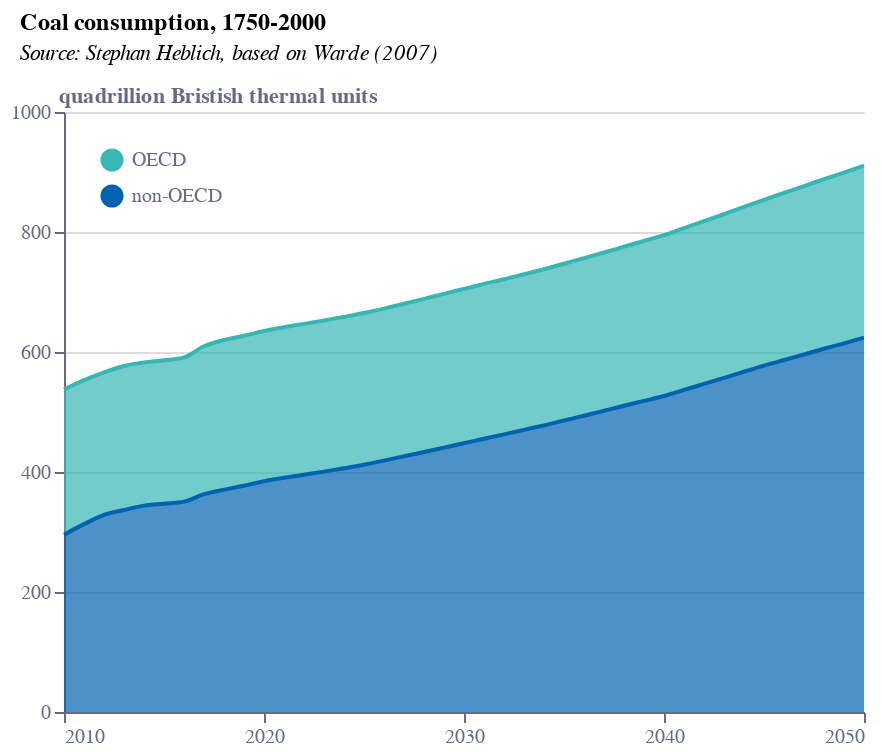

Notebook code for this chart:
### Code cell
base = alt.Chart(f1).encode(
    x=alt.X(
        "year:Q",
        axis=alt.Axis(
            grid=False,
            titleAlign="center",
            titleAnchor="middle",
            title="",
            labelColor=colors["eco-gray"],
            titleColor=colors["eco-gray"],
            tickColor=colors["eco-gray"],
            domainColor=colors["eco-gray"],
            tickCount=5,
            orient="bottom",
            labelAngle=0,
            format=".0f",
            # zindex=1,
            # offset=-43
        ),
    )
)
area = base.mark_area(
    interpolate="monotone",
    fillOpacity=0.7,
    line={"color": colors["eco-dark-blue"]},
    color=alt.Gradient(
        gradient="linear",
        stops=[
            alt.GradientStop(color="white", offset=0),
            alt.GradientStop(color=colors["eco-dark-blue"], offset=0.7),
        ],
        x1=0.8,
        x2=0,
        y1=0.8,
        y2=0,
    ),
).encode(
    y=alt.Y(
        "value:Q",
        stack=True,
        axis=alt.Axis(
            grid=True,
            title="quadrillion Bristish thermal units",
            titleAnchor="start",
            labelColor=colors["eco-gray"],
            titleColor=colors["eco-gray"],
            tickColor=colors["eco-gray"],
            domainColor=colors["eco-gray"],
            titleX=-3,
            titleY=-3,
            titleBaseline="bottom",
            titleAngle=0,
            titleAlign="left",
            tickCount=4,
            format=".0f",
        ),
    ),
    color=alt.Color(
        "oecd:N",
        legend=alt.Legend(title=None,orient='top-left',labelColor=colors["eco-gray"]),
        scale=alt.Scale(range=[colors["eco-turquiose"], colors["eco-mid-blue"]]),
    ),
)
title = alt.TitleParams(
    "Coal consumption, 1750-2000",
    subtitle=["Source: Stephan Heblich, based on Warde (2007)"],
    anchor="start",
    align="left",
    dx=5,
    dy=-5,
    fontSize=12,
    subtitleFontSize=11,
    subtitleFontStyle="italic",
)
layer1 = (
    ((area).properties(height=300, width=400))
    .configure_view(stroke=None)
    .properties(title=title)
)
layer1.save("visualisation/" + f + ".json")
layer1.save("visualisation/" + f + ".png")
open("README.md", "w").write(readme)
layer1

### Figure 1 — Vega-Lite specification as saved in the notebook (floating-point values rounded to 4 significant figures)
{"config": {"view": {"continuousWidth": 400, "continuousHeight": 300, "stroke": null}}, "data": {"name": "data-022ac4c3f41c55545df16408e51c9589"}, "mark": {"type": "area", "color": {"gradient": "linear", "stops": [{"color": "white", "offset": 0}, {"color": "#122B39", "offset": 0.7}], "x1": 0.8, "x2": 0, "y1": 0.8, "y2": 0}, "fillOpacity": 0.7, "interpolate": "monotone", "line": {"color": "#122B39"}}, "encoding": {"color": {"type": "nominal", "field": "oecd", "legend": {"labelColor": "#676A86", "orient": "top-left", "title": null}, "scale": {"range": ["#36B7B4", "#0063AF"]}}, "x": {"type": "quantitative", "axis": {"domainColor": "#676A86", "format": ".0f", "grid": false, "labelAngle": 0, "labelColor": "#676A86", "orient": "bottom", "tickColor": "#676A86", "tickCount": 5, "title": "", "titleAlign": "center", "titleAnchor": "middle", "titleColor": "#676A86"}, "field": "year"}, "y": {"type": "quantitative", "axis": {"domainColor": "#676A86", "format": ".0f", "grid": true, "labelColor": "#676A86", "tickColor": "#676A86", "tickCount": 4, "title": "quadrillion Bristish thermal units", "titleAlign": "left", "titleAnchor": "start", "titleAngle": 0, "titleBaseline": "bottom", "titleColor": "#676A86", "titleX": -3, "titleY": -3}, "field": "value", "stack": true}}, "height": 300, "title": {"text": "Coal consumption, 1750-2000", "align": "left", "anchor": "start", "dx": 5, "dy": -5, "fontSize": 12, "subtitle": ["Source: Stephan Heblich, based on Warde (2007)"], "subtitleFontSize": 11, "subtitleFontStyle": "italic"}, "width": 400, "$schema": "https://vega.github.io/schema/vega-lite/v4.8.1.json", "datasets": {"data-022ac4c3f41c55545df16408e51c9589": [{"year": 2050, "oecd": "OECD", "value": 286.8}, {"year": 2050, "oecd": "non-OECD", "value": 623.9}, {"year": 2049, "oecd": "OECD", "value": 284.6}, {"year": 2049, "oecd": "non-OECD", "value": 614.4}, {"year": 2048, "oecd": "OECD", "value": 282.6}, {"year": 2048, "oecd": "non-OECD", "value": 605.4}, {"year": 2047, "oecd": "OECD", "value": 280.6}, {"year": 2047, "oecd": "non-OECD", "value": 595.8}, {"year": 2046, "oecd": "OECD", "value": 278.5}, {"year": 2046, "oecd": "non-OECD", "value": 586.6}, {"year": 2045, "oecd": "OECD", "value": 276.5}, {"year": 2045, "oecd": "non-OECD", "value": 577.2}, {"year": 2044, "oecd": "OECD", "value": 274.6}, {"year": 2044, "oecd": "non-OECD", "value": 567.1}, {"year": 2043, "oecd": "OECD", "value": 273.0}, {"year": 2043, "oecd": "non-OECD", "value": 556.9}, {"year": 2042, "oecd": "OECD", "value": 271.4}, {"year": 2042, "oecd": "non-OECD", "value": 546.8}, {"year": 2041, "oecd": "OECD", "value": 269.7}, {"year": 2041, "oecd": "non-OECD", "value": 536.9}, {"year": 2040, "oecd": "OECD", "value": 268.2}, {"year": 2040, "oecd": "non-OECD", "value": 526.7}, {"year": 2039, "oecd": "OECD", "value": 266.6}, {"year": 2039, "oecd": "non-OECD", "value": 518.5}, {"year": 2038, "oecd": "OECD", "value": 265.1}, {"year": 2038, "oecd": "non-OECD", "value": 510.4}, {"year": 2037, "oecd": "OECD", "value": 263.8}, {"year": 2037, "oecd": "non-OECD", "value": 502.0}, {"year": 2036, "oecd": "OECD", "value": 262.6}, {"year": 2036, "oecd": "non-OECD", "value": 493.7}, {"year": 2035, "oecd": "OECD", "value": 261.4}, {"year": 2035, "oecd": "non-OECD", "value": 485.8}, {"year": 2034, "oecd": "OECD", "value": 260.2}, {"year": 2034, "oecd": "non-OECD", "value": 477.8}, {"year": 2033, "oecd": "OECD", "value": 259.3}, {"year": 2033, "oecd": "non-OECD", "value": 470.3}, {"year": 2032, "oecd": "OECD", "value": 258.5}, {"year": 2032, "oecd": "non-OECD", "value": 462.7}, {"year": 2031, "oecd": "OECD", "value": 258.0}, {"year": 2031, "oecd": "non-OECD", "value": 455.5}, {"year": 2030, "oecd": "OECD", "value": 257.2}, {"year": 2030, "oecd": "non-OECD", "value": 447.9}, {"year": 2029, "oecd": "OECD", "value": 256.4}, {"year": 2029, "oecd": "non-OECD", "value": 440.6}, {"year": 2028, "oecd": "OECD", "value": 255.2}, {"year": 2028, "oecd": "non-OECD", "value": 433.3}, {"year": 2027, "oecd": "OECD", "value": 254.2}, {"year": 2027, "oecd": "non-OECD", "value": 426.2}, {"year": 2026, "oecd": "OECD", "value": 253.4}, {"year": 2026, "oecd": "non-OECD", "value": 419.0}, {"year": 2025, "oecd": "OECD", "value": 252.8}, {"year": 2025, "oecd": "non-OECD", "value": 412.1}, {"year": 2024, "oecd": "OECD", "value": 252.4}, {"year": 2024, "oecd": "non-OECD", "value": 406.1}, {"year": 2023, "oecd": "OECD", "value": 251.9}, {"year": 2023, "oecd": "non-OECD", "value": 400.6}, {"year": 2022, "oecd": "OECD", "value": 251.5}, {"year": 2022, "oecd": "non-OECD", "value": 395.4}, {"year": 2021, "oecd": "OECD", "value": 251.1}, {"year": 2021, "oecd": "non-OECD", "value": 390.3}, {"year": 2020, "oecd": "OECD", "value": 250.3}, {"year": 2020, "oecd": "non-OECD", "value": 384.7}, {"year": 2019, "oecd": "OECD", "value": 249.8}, {"year": 2019, "oecd": "non-OECD", "value": 377.2}, {"year": 2018, "oecd": "OECD", "value": 249.4}, {"year": 2018, "oecd": "non-OECD", "value": 370.6}, {"year": 2017, "oecd": "OECD", "value": 246.5}, {"year": 2017, "oecd": "non-OECD", "value": 363.0}, {"year": 2016, "oecd": "OECD", "value": 240.4}, {"year": 2016, "oecd": "non-OECD", "value": 350.6}, {"year": 2015, "oecd": "OECD", "value": 239.1}, {"year": 2015, "oecd": "non-OECD", "value": 347.1}, {"year": 2014, "oecd": "OECD", "value": 238.8}, {"year": 2014, "oecd": "non-OECD", "value": 344.0}, {"year": 2013, "oecd": "OECD", "value": 239.9}, {"year": 2013, "oecd": "non-OECD", "value": 336.7}, {"year": 2012, "oecd": "OECD", "value": 237.4}, {"year": 2012, "oecd": "non-OECD", "value": 328.6}, {"year": 2011, "oecd": "OECD", "value": 239.9}, {"year": 2011, "oecd": "non-OECD", "value": 313.1}, {"year": 2010, "oecd": "OECD", "value": 241.9}, {"year": 2010, "oecd": "non-OECD", "value": 295.6}]}}
